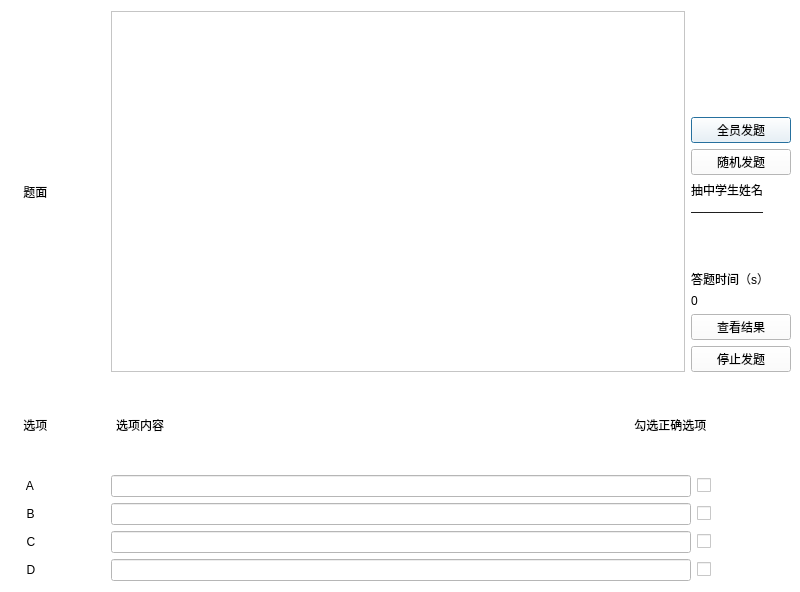
<?xml version="1.0" encoding="UTF-8"?>
<ui version="4.0">
 <class>QuizWindow</class>
 <widget class="QDialog" name="QuizWindow">
  <property name="geometry">
   <rect>
    <x>0</x>
    <y>0</y>
    <width>800</width>
    <height>592</height>
   </rect>
  </property>
  <property name="windowTitle">
   <string/>
  </property>
  <property name="styleSheet">
   <string notr="true">background-color: rgb(255, 255, 255);</string>
  </property>
  <widget class="QWidget" name="verticalLayoutWidget_2">
   <property name="geometry">
    <rect>
     <x>10</x>
     <y>380</y>
     <width>781</width>
     <height>201</height>
    </rect>
   </property>
   <layout class="QVBoxLayout" name="verticalLayout_2">
    <item>
     <layout class="QHBoxLayout" name="horizontalLayout_6">
      <item>
       <widget class="QLabel" name="label_3">
        <property name="maximumSize">
         <size>
          <width>100</width>
          <height>16777215</height>
         </size>
        </property>
        <property name="text">
         <string>    选项</string>
        </property>
       </widget>
      </item>
      <item>
       <widget class="QLabel" name="label_4">
        <property name="minimumSize">
         <size>
          <width>300</width>
          <height>0</height>
         </size>
        </property>
        <property name="text">
         <string>选项内容</string>
        </property>
       </widget>
      </item>
      <item>
       <widget class="QLabel" name="label_5">
        <property name="maximumSize">
         <size>
          <width>200</width>
          <height>16777215</height>
         </size>
        </property>
        <property name="text">
         <string>             勾选正确选项</string>
        </property>
       </widget>
      </item>
     </layout>
    </item>
    <item>
     <layout class="QHBoxLayout" name="horizontalLayout_2">
      <item>
       <widget class="QLabel" name="Alabel">
        <property name="minimumSize">
         <size>
          <width>50</width>
          <height>0</height>
         </size>
        </property>
        <property name="text">
         <string>     A</string>
        </property>
       </widget>
      </item>
      <item>
       <widget class="QLineEdit" name="AOption">
        <property name="maximumSize">
         <size>
          <width>580</width>
          <height>16777215</height>
         </size>
        </property>
       </widget>
      </item>
      <item>
       <widget class="QCheckBox" name="AcheckBox">
        <property name="text">
         <string/>
        </property>
       </widget>
      </item>
     </layout>
    </item>
    <item>
     <layout class="QHBoxLayout" name="horizontalLayout_3">
      <item>
       <widget class="QLabel" name="Blabel">
        <property name="minimumSize">
         <size>
          <width>50</width>
          <height>0</height>
         </size>
        </property>
        <property name="text">
         <string>     B</string>
        </property>
       </widget>
      </item>
      <item>
       <widget class="QLineEdit" name="BOption">
        <property name="maximumSize">
         <size>
          <width>580</width>
          <height>16777215</height>
         </size>
        </property>
       </widget>
      </item>
      <item>
       <widget class="QCheckBox" name="BcheckBox">
        <property name="text">
         <string/>
        </property>
       </widget>
      </item>
     </layout>
    </item>
    <item>
     <layout class="QHBoxLayout" name="horizontalLayout_4">
      <item>
       <widget class="QLabel" name="Clabel">
        <property name="text">
         <string>     C</string>
        </property>
       </widget>
      </item>
      <item>
       <widget class="QLineEdit" name="COption">
        <property name="maximumSize">
         <size>
          <width>580</width>
          <height>16777215</height>
         </size>
        </property>
       </widget>
      </item>
      <item>
       <widget class="QCheckBox" name="CcheckBox">
        <property name="text">
         <string/>
        </property>
       </widget>
      </item>
     </layout>
    </item>
    <item>
     <layout class="QHBoxLayout" name="horizontalLayout_5">
      <item>
       <widget class="QLabel" name="Dlabel">
        <property name="text">
         <string>     D</string>
        </property>
       </widget>
      </item>
      <item>
       <widget class="QLineEdit" name="DOption">
        <property name="maximumSize">
         <size>
          <width>580</width>
          <height>16777215</height>
         </size>
        </property>
       </widget>
      </item>
      <item>
       <widget class="QCheckBox" name="DcheckBox">
        <property name="text">
         <string/>
        </property>
       </widget>
      </item>
     </layout>
    </item>
   </layout>
  </widget>
  <widget class="QWidget" name="horizontalLayoutWidget">
   <property name="geometry">
    <rect>
     <x>10</x>
     <y>11</y>
     <width>781</width>
     <height>361</height>
    </rect>
   </property>
   <layout class="QHBoxLayout" name="horizontalLayout">
    <item>
     <widget class="QLabel" name="label_6">
      <property name="minimumSize">
       <size>
        <width>95</width>
        <height>0</height>
       </size>
      </property>
      <property name="text">
       <string>    题面</string>
      </property>
     </widget>
    </item>
    <item>
     <widget class="QTextEdit" name="QuestionEdit"/>
    </item>
    <item>
     <layout class="QVBoxLayout" name="verticalLayout">
      <item>
       <widget class="QLabel" name="label_7">
        <property name="minimumSize">
         <size>
          <width>100</width>
          <height>100</height>
         </size>
        </property>
        <property name="maximumSize">
         <size>
          <width>100</width>
          <height>100</height>
         </size>
        </property>
        <property name="styleSheet">
         <string notr="true">image: url(:/new/prefix1/Logo.png);</string>
        </property>
        <property name="text">
         <string/>
        </property>
       </widget>
      </item>
      <item>
       <widget class="QPushButton" name="QuizAllButton">
        <property name="text">
         <string>全员发题</string>
        </property>
       </widget>
      </item>
      <item>
       <widget class="QPushButton" name="QuizOneButton">
        <property name="text">
         <string>随机发题</string>
        </property>
       </widget>
      </item>
      <item>
       <widget class="QLabel" name="label">
        <property name="text">
         <string>抽中学生姓名</string>
        </property>
       </widget>
      </item>
      <item>
       <widget class="QLabel" name="luckydoglabel">
        <property name="text">
         <string>——————</string>
        </property>
       </widget>
      </item>
      <item>
       <spacer name="verticalSpacer">
        <property name="orientation">
         <enum>Qt::Vertical</enum>
        </property>
        <property name="sizeHint" stdset="0">
         <size>
          <width>20</width>
          <height>40</height>
         </size>
        </property>
       </spacer>
      </item>
      <item>
       <widget class="QLabel" name="label_2">
        <property name="text">
         <string>答题时间（s）</string>
        </property>
       </widget>
      </item>
      <item>
       <widget class="QLabel" name="Timelabel">
        <property name="text">
         <string>0</string>
        </property>
       </widget>
      </item>
      <item>
       <widget class="QPushButton" name="CheckButton">
        <property name="text">
         <string>查看结果</string>
        </property>
       </widget>
      </item>
      <item>
       <widget class="QPushButton" name="QuizEndButton">
        <property name="text">
         <string>停止发题</string>
        </property>
       </widget>
      </item>
     </layout>
    </item>
   </layout>
  </widget>
 </widget>
 <resources/>
 <connections/>
</ui>
